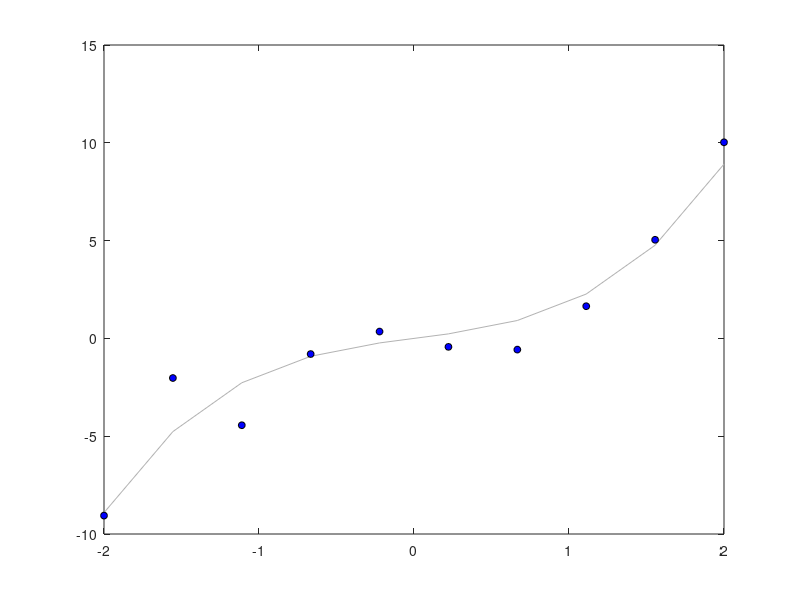

Reproduce this figure in MATLAB. (Note: this script raises an error after producing the figure.)
% making a simple plot
%
% written by Andy Reagan, 2014

x = linspace(-2,2,10);
y_line = sin(x)  + x.^3;
y = y_line + randn(size(x));

plot(x,y_line,'LineStyle','-','Color',0.7*ones(1,3));
hold on;
plot(x,y,'LineStyle','none','Marker','o','MarkerSize',5,'MarkerFaceColor','b','MarkerEdgeColor','k');

% can't do this
% saveas(1,'simpleplot.svg');

% make this, just for comparison
saveas(1,'simpleplot.eps');


% no styling, not yet supported
svgplot('simpleplot.svg',x,y);
